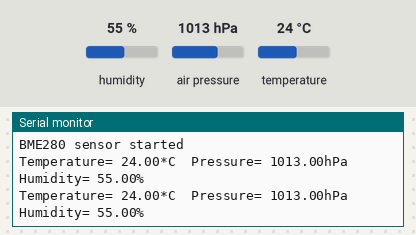
Bench run of a sketch on a simulated Arduino Uno, built with avr-gcc and run on an emulated ATmega328P. On the bench: the last lines printed to the serial monitor. The inputs (shaded band) are chosen by the test bench; at power-on: humidity 55 %, air pressure 1013 hPa, temperature 24 °C.

Above: at 2.8 s.
2.9 s: humidity set to 22 %
At 5.2 s:
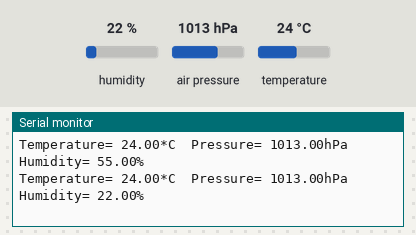
5.6 s: air pressure set to 952 hPa
At 6.9 s:
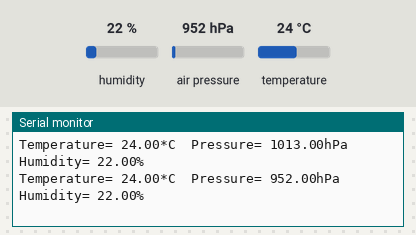
8.3 s: temperature set to 12 °C
At 11.5 s:
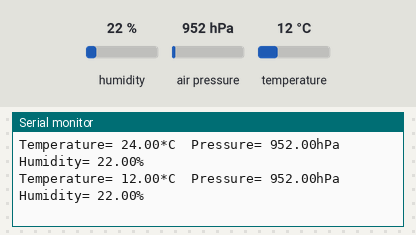

The sketch:

bme_280.ino
```cpp
#include <Adafruit_BME280.h>

#define BME_SCK 13
#define BME_MISO 12
#define BME_MOSI 11
#define BME_CS 10

Adafruit_BME280 bme; // I2C
//Adafruit_BME280 bme(BME_CS); // hardware SPI
//Adafruit_BME280 bme(BME_CS, BME_MOSI, BME_MISO,  BME_SCK);

void setup() {
  Serial.begin(9600);

  if(!bme.begin()){
    Serial.println("Could not find a valid BME280 sensor, check wiring!");
    while(1);
  }
  Serial.println("BME280 sensor started");

}

void loop() {

  float temp = bme.readTemperature();
  float pres = bme.readPressure();
  float humid = bme.readHumidity();

  Serial.print("Temperature= ");
  Serial.print(temp);
  Serial.print("*C  ");

  Serial.print("Pressure= ");
  Serial.print(pres / 100.0);
  Serial.print("hPa  ");

  Serial.print("Humidity= ");
  Serial.print(humid);
  Serial.println("%");

  delay(2000);

}
```

Measured:
- after the input at 2.9 s, the serial monitor: prints a new line after 1.1 s (image 1)
- after the input at 5.6 s, the serial monitor: prints a new line after 0.43 s (image 2)
- after the input at 8.3 s, the serial monitor: prints a new line after 1.7 s (image 3)
